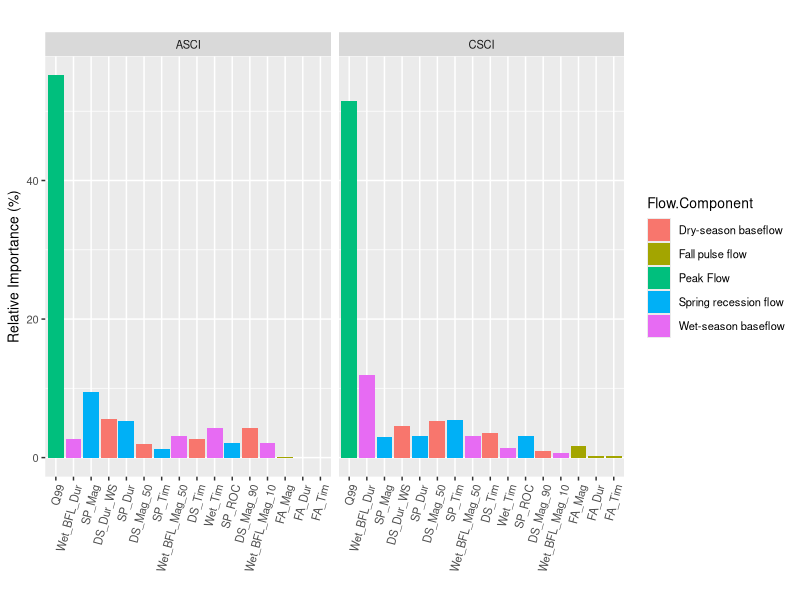
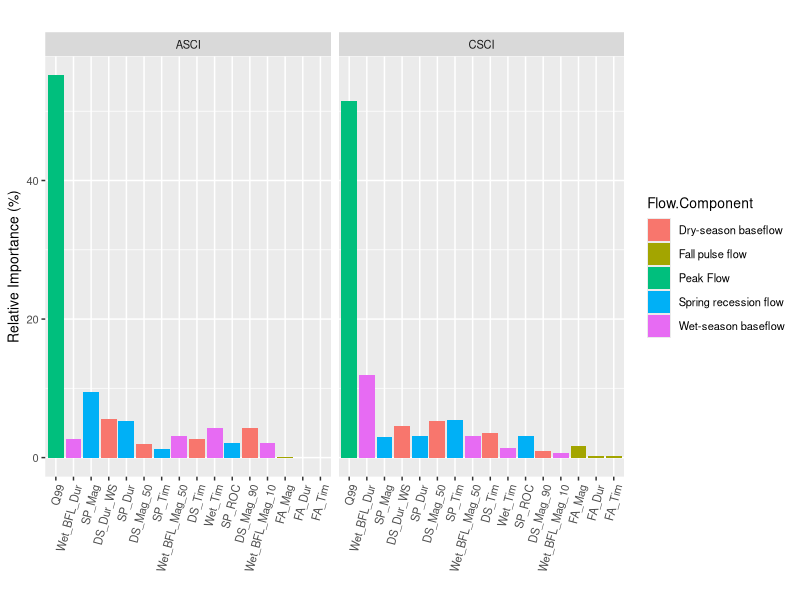

Generate these figures, in order, with R: (Note: this script raises an error after producing the figures.)
### brt figure

library(tidyverse)

out.dir <- "output_data/Manuscript/Figures/"
### CSCI 
gbm_fin_RI_csci <- read.csv("models/05_rel_imp_csci_labels.csv")
gbm_fin_RI_asci <- read.csv("models/05_rel_imp_asci_labels.csv")

gbm_fin_RI_csci <- gbm_fin_RI_csci %>%
  mutate(Index = "CSCI")

gbm_fin_RI_asci <- gbm_fin_RI_asci %>%
  mutate(Index = "ASCI")

gbm_fin_RI <- rbind(gbm_fin_RI_csci, gbm_fin_RI_asci)

gbm_fin_RI


c1 <- ggplot(data=gbm_fin_RI, aes(x=reorder(var,-rel.inf), y=rel.inf, fill = Flow.Component)) +
  geom_bar(stat="identity") +
  theme(text = element_text(size=10), axis.text.x = element_text(angle = 75, vjust = 1, hjust=1))+
  # scale_x_continuous(limits = c(0, 35)) +
  facet_wrap(~Index) +
  labs(title = "",
       x = "",
       y = "Relative Importance (%)") #+ theme_bw(base_size = 15)
c1

out.filename <- paste0(out.dir,"06_rel_imp_csci_asci_bar_plot_n1.jpg")
ggsave(c1, file = out.filename, dpi=300, height=4, width=6)


asci_RI <- gbm_fin_RI_asci %>%
  rename(ASCI = rel.inf) %>%
  select(var, ASCI)

csci_RI <- gbm_fin_RI_csci %>%
  rename(CSCI = rel.inf) %>%
  select(-X)

all_rf <- merge(asci_RI, csci_RI, by = "var")
head(all_rf)

all_rf <- all_rf %>%
  select(var, Flow.Metric.Name, Flow.Component, CSCI, ASCI)

write.csv(all_rf, "output_data/Manuscript/06_relative_imp_table.csv")






